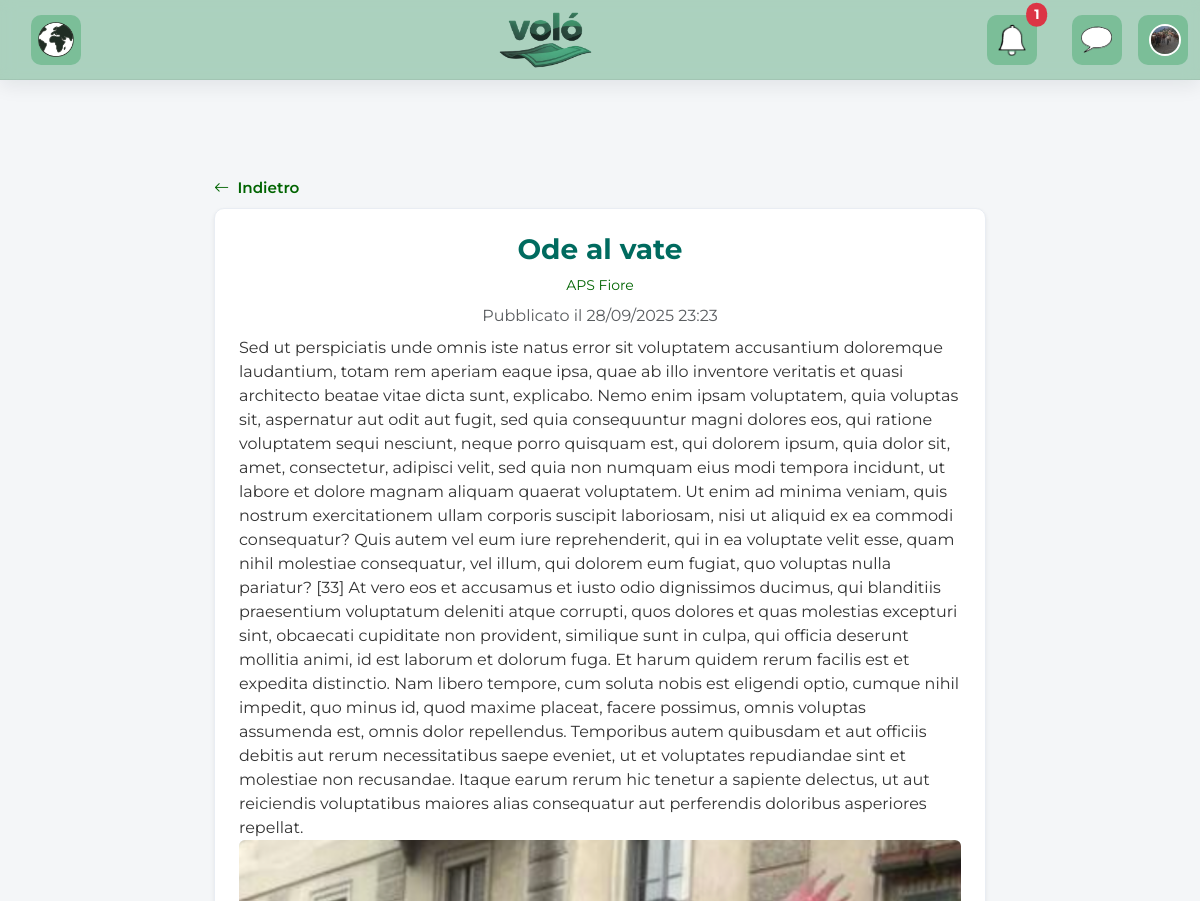
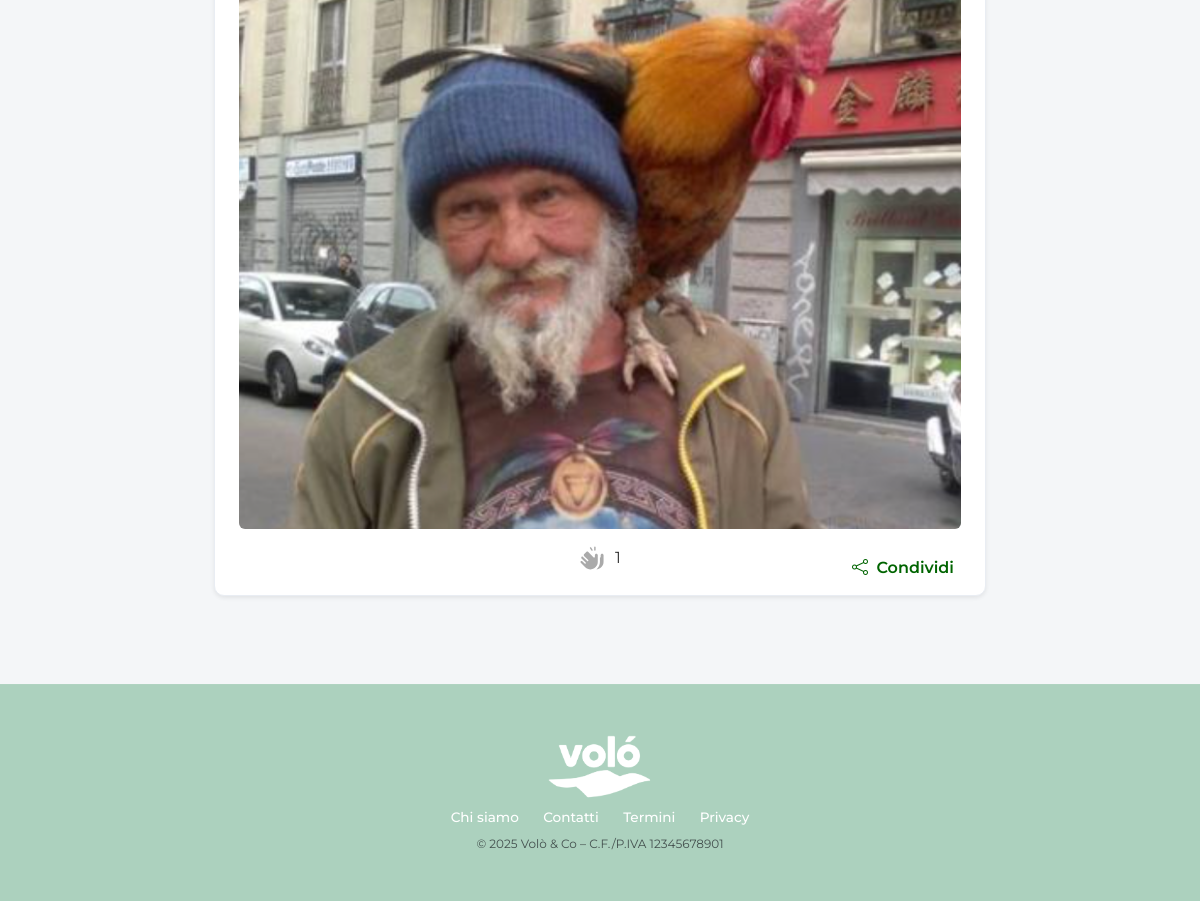
Page /posts/1 (signed in) on the committed database (2 pictures, top to bottom).
### app/database/models/user.py (models this page shows, shortened)
class User(db.Model, UserMixin):
    __tablename__ = "user"
    id = db.Column(db.Integer, primary_key=True)
    email = db.Column(db.String(150), unique=True, nullable=False, index=True)
    password = db.Column(db.String(256), nullable=False)
    name = db.Column(db.String(150), nullable=False)   # Full name or organization name
    user_type = db.Column(db.String(20), nullable=False, index=True)  # "volunteer" | "association"
    date_of_birth = db.Column(db.Date, nullable=True)
    phone = db.Column(db.String(30), nullable=True)
    latitude = db.Column(db.Float, nullable=True)
    longitude = db.Column(db.Float, nullable=True)
    bio = db.Column(db.Text, nullable=True)
    photo_filename = db.Column(db.String(255), nullable=True)
    disponibilita = db.Column(db.Text, nullable=True)  # Availability (days/times)
    address = db.Column(db.String(255), nullable=True)
    logo_filename = db.Column(db.String(255), nullable=True)
    website = db.Column(db.String(255), nullable=True)
    iban = db.Column(db.String(34), nullable=True)
    official_docs = db.Column(db.String(255), nullable=True)
    consenso_dati = db.Column(db.Boolean, default=False, nullable=False)
    accetta_termini = db.Column(db.Boolean, default=False, nullable=False)
    posts = db.relationship("Post", backref="association", lazy=True)
    events = db.relationship("Event", back_populates="association", lazy=True)
    campaigns = db.relationship("Campaign", back_populates="association", lazy=True, cascade="all, delete-orphan")
    followed_associations = db.relationship(
        "User",
        secondary=follows,
        primaryjoin=(follows.c.volunteer_id == id),
        secondaryjoin=(follows.c.association_id == id),
        backref=db.backref("followers", lazy="dynamic"),
        lazy="dynamic",
    )
    applause = db.relationship(
    "Applause",
    back_populates="user",
    cascade="all, delete-orphan",
    passive_deletes=True
    )

### app/database/models/post.py (models this page shows, shortened)
class Post(db.Model):
    __tablename__ = "post"
    id = db.Column(db.Integer, primary_key=True)
    title = db.Column(db.String(255), nullable=False)
    content = db.Column(db.Text, nullable=False)
    image_filename = db.Column(db.String(255), nullable=True)
    created_at = db.Column(db.DateTime, nullable=False, default=datetime.utcnow)
    association_id = db.Column(db.Integer, db.ForeignKey("user.id"), nullable=False)
    applause = db.relationship(
        "Applause",
        back_populates="post",          # 👈 cambiato da backref a back_populates
        cascade="all, delete-orphan",
        passive_deletes=True
    )

### app/blueprints/posts/routes.py (the view)
@posts_bp.route("/<int:post_id>", methods=["GET"])
def post_detail(post_id: int):
    post = Post.query.get_or_404(post_id)
    return render_template("pages/post.html", post=post)

### app/templates/pages/post.html (shortened to what this page needs)
{% extends 'layout/base.html' %}
{% block content %}
<div class="container" style="margin-top:0.5rem;">
 <div style="margin-bottom:8px;">
  <a href="{{ request.referrer or url_for('home.home') }}"
     aria-label="Torna alla pagina precedente"
     style="color:#006400; font-weight:600; font-size:0.95rem; text-decoration:none;">
    <i class="bi bi-arrow-left" style="margin-right:4px;"></i> {{ _('Indietro') }}
  </a>
</div>
<article class="card shadow-sm p-4 text-center position-relative">
    <h3 class="mb-2">{{ post.title }}</h3>
    {% if post.association %}
      <p class="small text-muted mb-2">
        <a href="{{ url_for('public.public_profile', association_id=post.association.id) }}"
           class="text-decoration-none text-dark-green">
          {{ post.association.name }}
        </a>
      </p>
    {% endif %}
    <p class="text-muted mb-2">
      Pubblicato il {{ post.created_at.strftime("%d/%m/%Y %H:%M") }}
    </p>
    <div class="mt-2 text-start">
      {{ post.content | safe }}
    </div>
    {% if post.image_filename %}
      <div class="mb-3">
        <img src="{{ url_for('posts.static', filename='uploads/posts/' ~ post.image_filename) }}"
             class="img-fluid rounded" alt="Immagine del post">
      </div>
    {% endif %}
    {% set applause_count = post.applause|length if post.applause is defined else 0 %}
    {% set user_has_applauded = current_user.is_authenticated and post.applause|selectattr("user_id","equalto",current_user.id)|list|length > 0 %}
    <div class="mt-3 d-flex justify-content-center">
      <button type="button"
              class="applause-btn d-inline-flex align-items-center {% if user_has_applauded %}active{% endif %}"
              data-post-id="{{ post.id }}">
        <span class="applause-count ms-1">{{ applause_count }}</span>
      </button>
    </div>
<div class="dropdown share-dropdown-card text-end mt-3 me-3">
  <a class="text-dark-green text-decoration-none fw-semibold" href="#" id="shareDropdown"
     data-bs-toggle="dropdown" aria-expanded="false">
    <i class="bi bi-share me-1"></i> Condividi
  </a>
</div>
  </article>
<div class="position-fixed bottom-0 start-50 translate-middle-x p-3" style="z-index:1080">
</div>
</div>
{% endblock %}

### app/templates/partials/navbar.html (shortened to what this page needs)
<nav class="navbar fixed-top" style="background-color: var(--color-navbar-bg); z-index:1030;">
  <div class="container-fluid position-relative">
<div class="navbar-map d-flex align-items-center me-3">
  <a href="{{ url_for('full_map.full_map') }}" class="icon-box">
    <img src="{{ url_for('static', filename='img/world.png') }}"
         alt="Mappa mondo"
         class="map-icon">
  </a>
</div>
    <div class="brand-wrapper">
      <a class="navbar-brand d-flex align-items-center justify-content-center" href="{{ url_for('home.home') }}">
        <img src="{{ url_for('static', filename='img/logo.png') }}" alt="Volò">
      </a>
    </div>
    {% if current_user.is_authenticated %}
    <div class="d-flex align-items-center ms-auto">
      <a href="#" class="nav-link p-0 position-relative me-3" id="notifications-toggle">
        <div class="icon-box">
        <img src="{{ url_for('static', filename='img/bell.png') }}"
             alt="Notifiche"
             class="nav-icon">
             </div>
        {% set unread = 0 %}
        {% if current_user.notifications is defined %}
          {% set unread = current_user.notifications|selectattr("is_read","equalto",False)|list|length %}
        {% endif %}
        {% if unread > 0 %}
          <span id="notif-badge"
                class="position-absolute top-0 start-100 translate-middle badge rounded-pill bg-danger">
            {{ unread }}
          </span>
        {% endif %}
      </a>
      <a href="#" class="nav-link p-0 position-relative me-3" id="chat-toggle">
        <div class="icon-box">
        <img src="{{ url_for('static', filename='img/icon_chat.png') }}"
             alt="Chat"
             class="nav-icon">
             </div>
      </a>
<div class="dropdown icon-box">
  <a class="nav-link p-0 me-3" href="#" id="userDropdown" role="button"
     data-bs-toggle="dropdown" aria-expanded="false">
    <img src="{% if current_user.photo_filename %}
                {{ url_for('dashboard.static', filename='uploads/profile-photo/' ~ current_user.photo_filename) }}
              {% else %}
                {{ url_for('static', filename='img/avatar-placeholder.png') }}
              {% endif %}"
         alt="Profilo"
         class="rounded-circle profile-icon">
  </a>
</div>
    </div>
    {% endif %}
  </div>
</nav>

### app/static/css/style.css (style rules this page uses)
:root { --color-primary: #019f95; --color-primary-dark: #006b5f; --color-accent: #007b7a; --color-accent-dark: #014c4c; --color-bg: #f4f6f8; --color-text: #333333; --color-text-muted: #555555; --color-navbar-bg: #13834252; --color-navbar-hover: #019f95; --color-surface: #ffffff; --color-border: #e6eef4; --radius-md: 8px; --radius-lg: 14px; --elev-1: 0 2px 8px rgba(16,24,40,.06); --elev-2: 0 8px 24px rgba(16,24,40,.08); --container-max: 1160px; --font-main: 'Montserrat', sans-serif; }
body { background-color: var(--color-bg) !important; color: var(--color-text) !important; }
* { margin: 0; padding: 0; box-sizing: border-box; }
html, body, h1, h2, h3, h4, h5, h6, p, a, li, ul, ol, label, input, select, textarea, button, .btn, .navbar, .card, .form-control { font-family: var(--font-main) !important; color: var(--color-text); }
html, body { height: 100%; display: flex; flex-direction: column; font-family: var(--font-main) !important; }
h1, h2, h3 { font-weight: 700; color: var(--color-primary-dark); }
.container, main.container { max-width: 900px; margin: 0 auto; padding: 2rem; }
.navbar { display: flex; justify-content: space-between; align-items: center; position: sticky; top: 0; z-index: 1000; background-color: var(--color-navbar-bg); backdrop-filter: saturate(180%) blur(8px); -webkit-backdrop-filter: saturate(180%) blur(8px); min-height: 80px; padding-top: 0.5rem; padding-bottom: 0.5rem; color: white; box-shadow: var(--elev-1); border-bottom: 1px solid rgba(0,0,0,.06); }
.navbar a { color: white; text-decoration: none; margin-left: 1.2rem; font-weight: 500; transition: color 0.2s ease; }
.navbar-brand img { height: 60px; object-fit: contain; }
.profile-icon { height: 32px; width: 32px; object-fit: cover; border-radius: 50%; border: 2px solid white; transition: outline 0.2s ease; }
.card { border-radius: var(--radius-md); box-shadow: 0 2px 8px rgba(0, 0, 0, 0.05); background-color: var(--color-surface); overflow: visible; display: block; border: 1px solid var(--color-border); }
.applause-btn { border: none; background: transparent; display: inline-flex; align-items: center; gap: 6px; cursor: pointer; font-size: 1rem; }
.applause-icon { width: 26px; height: 26px; fill: #aaa; transition: fill 0.25s ease; }
.card { border-radius: 12px; box-shadow: 0 1px 0 rgba(16,24,40,.04); border: 1px solid #e9edf3; }
.text-dark-green { color: #006400 !important; }
.share-dropdown-card { position: absolute; bottom: 15px; right: 15px; }
.badge { font-size: 0.85rem; padding: 0.4em 0.6em; border-radius: 8px; }
:root { --brand-green: #0b5d4f; --brand-green-dark: #08483f; --brand-green-xdark: #063b34; --ghost-border: #cfe8e4; --ghost-border-hover: #7c9f99; --ghost-bg: #ffffff; --ghost-bg-hover: #f3fbf9; }
:root { --color-primary: var(--v-primary, #019f95); --color-primary-dark: var(--v-primary-dark, #006b5f); --surface: #ffffff; --surface-2: #f6f8fb; --ink: #0f172a; --ink-2: #334155; --muted: #64748b; --ring: 0 0 0 3px rgba(1,159,149,.25); --elev-1: 0 6px 18px rgba(16,24,40,.08); --elev-2: 0 12px 28px rgba(16,24,40,.12); --radius-md: 12px; --radius-lg: 16px; }
html { -webkit-font-smoothing: antialiased; -moz-osx-font-smoothing: grayscale; }
.icon-box { display: flex; align-items: center; justify-content: center; width: 50px; height: 50px; border-radius: 10px; background-color: #16974a52; transition: background-color 0.2s ease; }
.navbar-map img.map-icon { height: 36px; width: 36px; object-fit: contain; }
.nav-icon { height: 32px; width: 32px; object-fit: contain; }
.navbar { height: 50px; width: auto; object-fit: contain; }
.navbar .brand-wrapper { position: absolute; top: 50%; transform: translateY(-50%); left: 45%; transition: left 0.3s ease; }
@media (max-width: 1200px) { .navbar .brand-wrapper { left: 40%; } }

### app/static/css/events.css (style rules this page uses)
body { background-color: #f0f4f8; }
.card { border-radius: 10px; box-shadow: 0 2px 5px rgba(0,0,0,0.05); }

### rows in the picture
User: photo_filename (picture)
Post: title "Ode al vate", created_at "28/09/2025 23:23", content "Sed ut perspiciatis unde omnis iste natus error sit voluptatem accusantium doloremque laudantium, totam rem aperiam eaque ipsa, quae ab illo inventore veritatis et quasi architecto beatae vitae dicta sunt, explicabo. Nemo enim ipsam voluptatem, quia voluptas sit, aspernatur aut odit aut fugit, sed quia consequuntur magni dolores eos, qui ratione voluptatem sequi nesciunt, neque porro quisquam est, qui dolorem ipsum, quia dolor sit, amet, consectetur, adipisci velit, sed quia non numquam eius modi tempora incidunt, ut labore et dolore magnam aliquam quaerat voluptatem. Ut enim ad minima veniam, quis nostrum exercitationem ullam corporis suscipit laboriosam, nisi ut aliquid ex ea commodi…", image_filename (picture)
User: association.name "APS Fiore"

### other values in the picture
{{ unread }} "1"
{{ applause_count }} "1"
